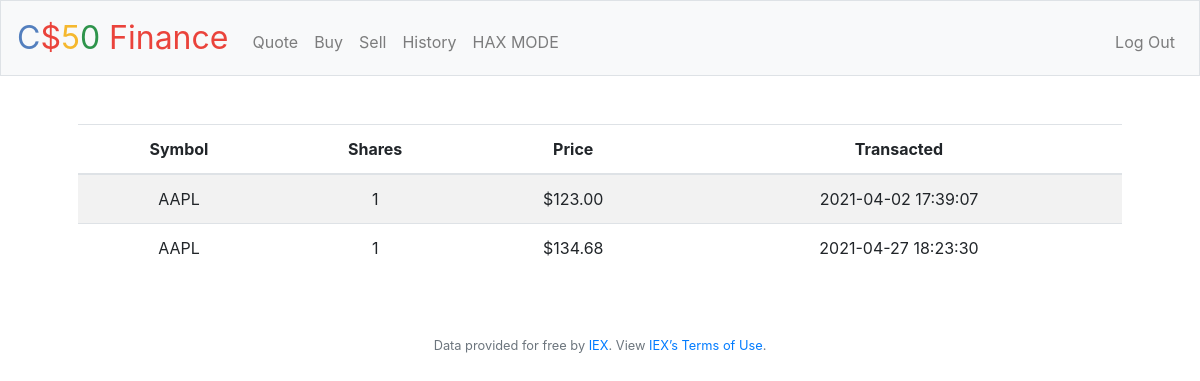
Page /history (signed in) on the earlier database version.
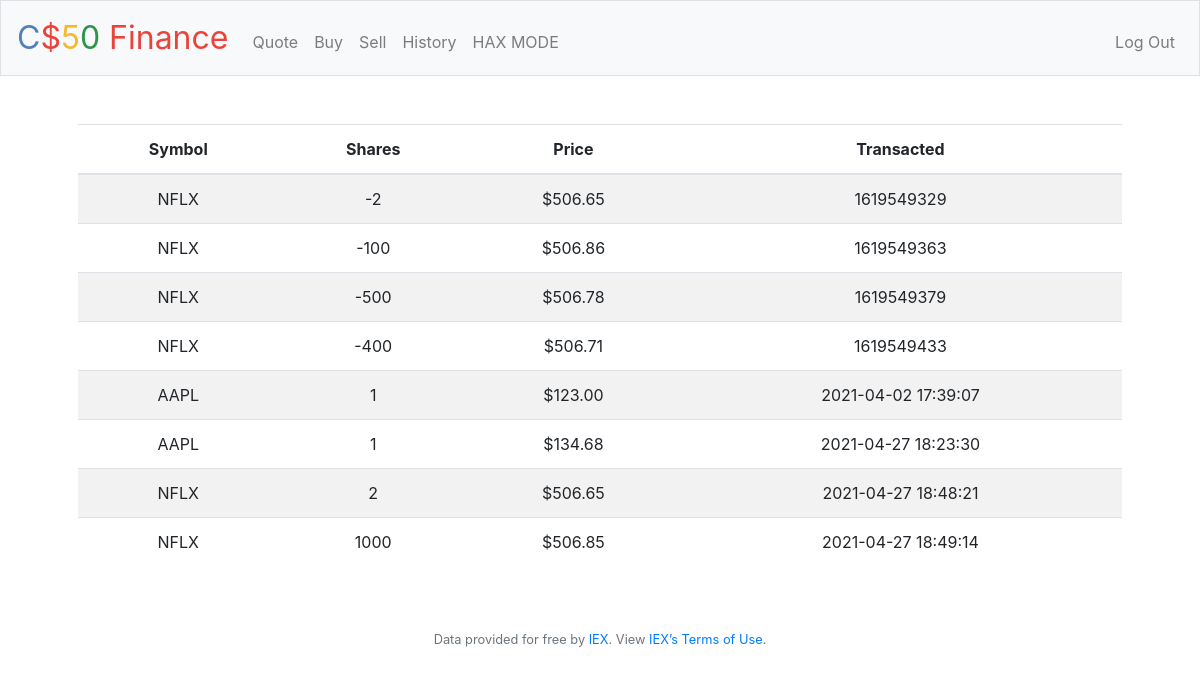
Same page on the later database version.
### tables this page shows
CREATE TABLE record(
  userID INTEGER NOT NULL,
  transactionID INTEGER,
  t1 INTEGER NOT NULL,
  symbol TEXT NOT NULL,
  transactions INTEGER NOT NULL,
  price INTEGER NOT NULL,
  PRIMARY KEY(transactionID),
  FOREIGN KEY(userID) REFERENCES users(id)
);

### application.py (the view)
@app.route("/history")
@login_required
def history():
    rows=db.execute("SELECT * FROM record ORDER BY t1")
    return render_template("history.html",rows=rows)

### application.py (called while the page is built)
@app.after_request
def after_request(response):
    response.headers["Cache-Control"] = "no-cache, no-store, must-revalidate"
    response.headers["Expires"] = 0
    response.headers["Pragma"] = "no-cache"
    return response

### helpers.py (called while the page is built)
def login_required(f):
    @wraps(f)
    def decorated_function(*args, **kwargs):
        if session.get("user_id") is None:
            return redirect("/login")
        return f(*args, **kwargs)
    return decorated_function

def usd(value):
    return f"${value:,.2f}"

### templates/history.html (shortened to what this page needs)
{% extends "layout.html" %}
{% block main %}
    <table class="table table-striped">
        <thead>
            <tr>
                <th>Symbol</th>
                <th>Shares</th>
                <th>Price</th>
                <th>Transacted</th>
            </tr>
        </thead>
        <tbody>
            {% for row in rows%}
                <Tr>
                    <td>{{row.symbol}}</td>
                    <td>{{row.transactions}}</td>
                    <td>{{row.price| usd}}</td>
                    <td>{{row.t1}}</td>
                </Tr>
            {% endfor%}
        </tbody>
                </table>
{% endblock %}

Differences in the rows shown:
added record: symbol "NFLX", transactions "-2", price "$506.65", t1 "1619549329"
added record: symbol "NFLX", transactions "-100", price "$506.86", t1 "1619549363"
added record: symbol "NFLX", transactions "-500", price "$506.78", t1 "1619549379"
added record: symbol "NFLX", transactions "-400", price "$506.71", t1 "1619549433"
added record: symbol "NFLX", transactions "2", price "$506.65", t1 "2021-04-27 18:48:21"
added record: symbol "NFLX", transactions "1000", price "$506.85", t1 "2021-04-27 18:49:14"
